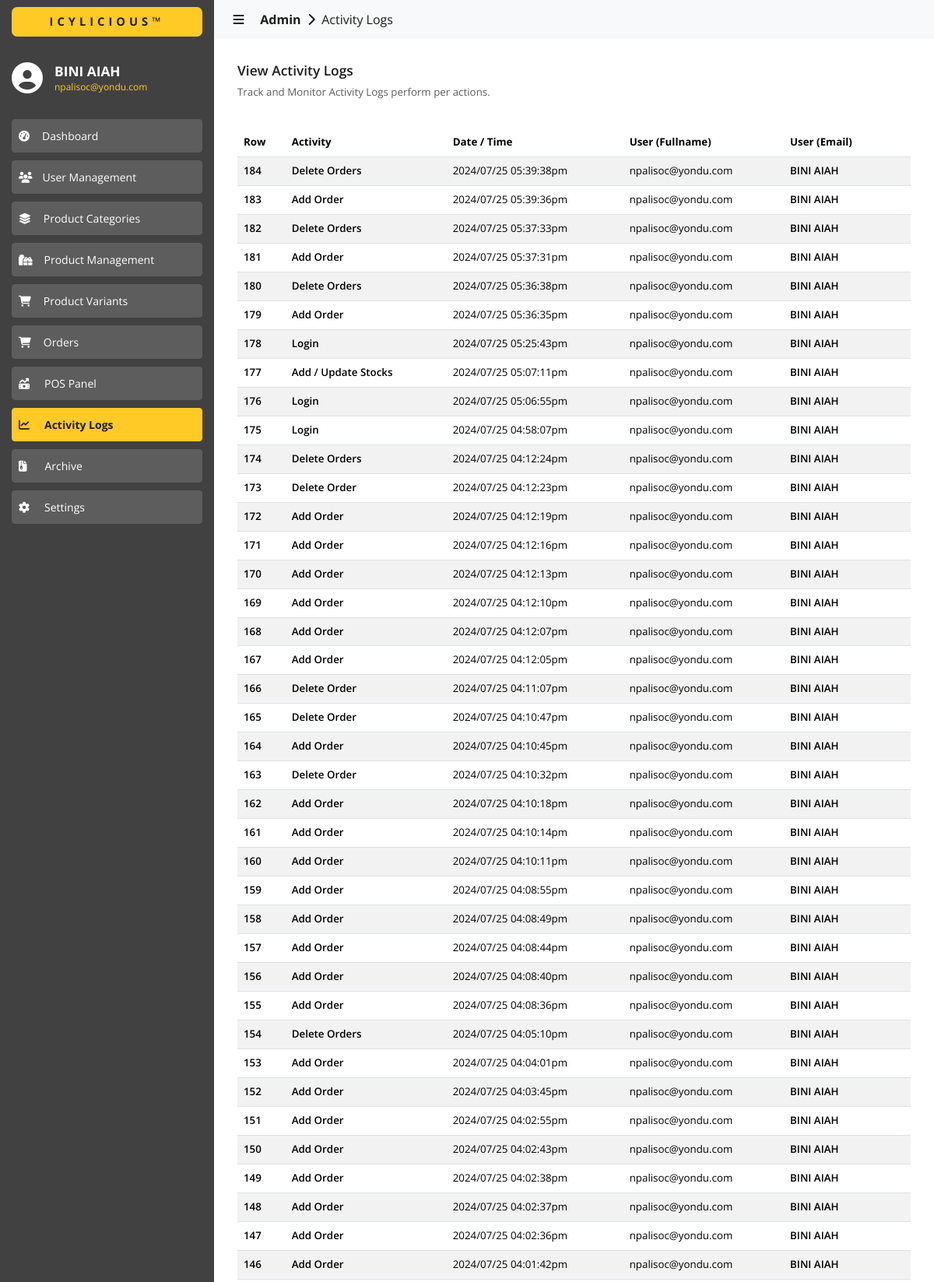
The app's page /admin/logs/index.php (signed in, upper part) with its own data.
### tables this page shows
CREATE TABLE `activity_log` (
  `id` int(11) NOT NULL,
  `activity` varchar(255) NOT NULL,
  `activity_date` varchar(255) NOT NULL,
  `activity_time` varchar(255) NOT NULL,
  `user_email` varchar(255) NOT NULL,
  `user_fullname` varchar(255) NOT NULL
);

### admin/logs/index.php (the view, shortened to what this page needs)
<?php
  include('../../utils/connections.php');
?>
<!DOCTYPE html>
<html lang="en">
  <head>
    <link
      href="https://cdn.jsdelivr.net/npm/bootstrap@5.3.3/dist/css/bootstrap.min.css"
      rel="stylesheet"
    >
    <link href="https://cdn.datatables.net/2.0.5/css/dataTables.bootstrap5.css" rel="stylesheet">
    <link rel="stylesheet" href="../../assets/css/global.css" />
    <link rel="stylesheet" href="./css/logs.css" />
  </head>
  <body>
    <div id="nav-sidebar" class="sidebar-container slide-expanded">
      <div class="div-tm-title background-color-light-grey">
        <h4 class="h4-tm-title sans-700 color-dark-grey background-color-yellow">ICYLICIOUS&trade;</h4>
      </div>
      <div class="div-sidebar-logo">
        <i class="fa-solid fa-circle-user color-white" style="font-size: 30pt; margin-top: -8px"></i>
        <div>
          <h4 class="color-white sans-700 h6-title-name">
            <?php
              echo $_SESSION['user_info.first_name']." ".$_SESSION['user_info.last_name'];
            ?>
          </h4>
          <p class="color-yellow sans-regular p-title-email">
            <?php
              echo $_SESSION['user_info.email'];
            ?>
          </p>
        </div>
      </div>
      <div class="div-siderbar-menu-links">
        <button
          id="btn-dashboard"
          class="btn btn-outline-success btn-sm
            sans-regular
            background-color-super-light-grey
            border-color-super-light-grey
            color-white
            btn-menu
            btn-menu-unselected"
          type="button">
          <i class="fa-solid fa-gauge-high"></i><span style="padding-left: 16px">Dashboard</span>
        </button>
        <button
          id="btn-user-management"
          class="btn btn-outline-success btn-sm
            sans-regular
            background-color-super-light-grey
            border-color-super-light-grey
            color-white
            btn-menu
            btn-menu-unselected"
          type="button">
          <i class="fa-solid fa-users"></i><span style="padding-left: 13px">User Management</span>
        </button>
        <button
          id="btn-categories"
          class="btn btn-outline-success btn-sm
            sans-regular
            background-color-super-light-grey
            border-color-super-light-grey
            color-white
            btn-menu
            btn-menu-unselected"
          type="button">
          <i class="fa-solid fa-layer-group"></i><span style="padding-left: 16px">Product Categories</span>
        </button>
        <button
          id="btn-products"
          class="btn btn-outline-success btn-sm
            sans-regular
            background-color-super-light-grey
            border-color-super-light-grey
            color-white
            btn-menu
            btn-menu-unselected"
          type="button">
          <i class="fa-solid fa-gifts"></i><span style="padding-left: 15px">Product Management</span>
        </button>
        <button
          id="btn-variants"
          class="btn btn-outline-success btn-sm
            sans-regular
            background-color-super-light-grey
            border-color-super-light-grey
            color-white
            btn-menu
            btn-menu-unselected"
          type="button">
          <i class="fa-solid fa-cart-shopping"></i><span style="padding-left: 16px">Product Variants</span>
        </button>
        <button
          id="btn-orders"
          class="btn btn-outline-success btn-sm
            sans-regular
            background-color-super-light-grey
            border-color-super-light-grey
            color-white
            btn-menu
            btn-menu-unselected"
          type="button">
          <i class="fa-solid fa-cart-shopping"></i><span style="padding-left: 16px">Orders</span>
        </button>
        <button
          id="btn-pos"
          class="btn btn-outline-success btn-sm
            sans-regular
            background-color-super-light-grey
            border-color-super-light-grey
            color-white
            btn-menu
            btn-menu-unselected"
          type="button">
          <i class="fa-solid fa-money-bill-trend-up"></i><span style="padding-left: 19px">POS Panel</span>
        </button>
        <button
          id="btn-logs"
          class="btn btn-outline-success btn-sm
            sans-700
            background-color-yellow
            border-color-yellow
            color-dark-grey
            btn-menu
            btn-menu-selected"
          type="button">
          <i class="fa-solid fa-chart-line"></i><span style="padding-left: 19px">Activity Logs</span>
        </button>
        <button
          id="btn-archives"
          class="btn btn-outline-success btn-sm
            sans-regular
            background-color-super-light-grey
            border-color-super-light-grey
            color-white
            btn-menu
            btn-menu-unselected"
          type="button">
          <i class="fa-solid fa-file-zipper"></i><span style="padding-left: 23px">Archive</span>
        </button>
        <button
          id="btn-settings"
          class="btn btn-outline-success btn-sm
            sans-regular
            background-color-super-light-grey
            border-color-super-light-grey
            color-white
            btn-menu
            btn-menu-unselected"
          type="button">
          <i class="fa-solid fa-gear"></i><span style="padding-left: 19px">Settings</span>
        </button>
      </div>
    </div>
    <div id="content-body" class="content content-slide-expanded">
      <nav class="navbar navbar-expand-lg navbar-light bg-body-tertiary">
        <div class="container-fluid">
          <a class="navbar-brand sans-regular color-dark-grey a-navbar-path" href="#" style="cursor: default;">
            &nbsp;&nbsp;&nbsp;<i id="navbar-control" class="fa-solid fa-bars" style="cursor: pointer"></i>
            &nbsp;&nbsp;&nbsp;&nbsp;<b>Admin</b>&nbsp;
            <i class="fa-solid fa-chevron-right"></i>
            &nbsp;Activity Logs
          </a>
        </div>
      </nav>
      <div>
        <div class="content-wrapper">
          <div class="div-content-title">
            <div class="div-content-title-labels">
              <h4 class="color-dark-grey sans-600" style="font-size: 13pt;">
                View Activity Logs
              </h4>
              <p class="color-super-light-grey sans-regular" style="font-size: 10pt;">
                Track and Monitor Activity Logs perform per actions.
              </p>
            </div>
          </div>
          <div style="margin-top: 20px;">
            <table id="data" class="table table-striped" style="width:100%">
              <thead>
                <tr>
                  <th class="sans-bold">Row</th>
                  <th class="sans-bold">Activity</th>
                  <th class="sans-bold">Date / Time</th>
                  <th class="sans-bold">User (Fullname)</th>
                  <th class="sans-bold">User (Email)</th>
                </tr>
              </thead>
              <tbody>
                <?php
                  $fetch_query = "SELECT * FROM activity_log ORDER BY id DESC";
                  $result = $conn->query($fetch_query);
                  if ($result->num_rows > 0) {
                    while ($row = $result->fetch_assoc()) {
                      $row_id = $row['id'];
                      $activity = $row['activity'];
                      $activity_date = $row['activity_date'];
                      $activity_time = $row['activity_time'];
                      $user_email = $row['user_email'];
                      $user_fullname = $row['user_fullname'];
                      echo '
                        <tr>
                          <td class="sans-600">
                            '.$row_id.'
                          </td>
                          <td class="sans-600">
                            '.$activity.'
                          </td>
                          <td class="sans-regular">
                            '.$activity_date.' '.$activity_time.'
                          </td>
                          <td class="sans-regular">
                            '.$user_email.'
                          </td>
                          <td class="sans-600">
                            '.$user_fullname.'
                          </td>
                        </tr>
                      ';
                    }
                  }
                ?>
              </tbody>
            </table>
          </div>
        </div>
      </div>
    </div>
  </body>
</html>

### assets/css/global.css (style rules this page uses)
* { margin: 0; }
:root { --black: #080808; --dark-grey: #1c1c1c; --light-grey: #414141; --super-light-grey: #5d5d5d; --yellow: #ffca26; --white: #ffffff; --light-white: #ececec; --disabled-color: #848383; --light-blue: #2392f4; }
.sans-regular { font-family: "Open Sans", sans-serif; font-optical-sizing: auto; font-weight: 400; font-style: normal; }
.sans-600 { font-family: "Open Sans", sans-serif; font-optical-sizing: auto; font-weight: 600; font-style: normal; }
.sans-700 { font-family: "Open Sans", sans-serif; font-optical-sizing: auto; font-weight: 700; font-style: normal; }
.sans-bold { font-family: "Open Sans", sans-serif; font-optical-sizing: auto; font-weight: bold; font-style: normal; }
.color-white { color: var(--white); }
.color-yellow { color: var(--yellow); }
.color-super-light-grey { color: var(--super-light-grey); }
.color-dark-grey { color: var(--dark-grey); }
.background-color-yellow { background-color: var(--yellow); }
.background-color-super-light-grey { background-color: var(--super-light-grey); }
.background-color-light-grey { background-color: var(--light-grey); }
.border-color-yellow { border-color: var(--yellow); }
.border-color-super-light-grey { border-color: var(--super-light-grey); }

### admin/logs/css/logs.css (style rules this page uses)
* { box-sizing: border-box; margin: 0; }
:root { --black: #080808; --dark-grey: #1c1c1c; --light-grey: #414141; --super-light-grey: #5d5d5d; --yellow: #ffca26; --white: #ffffff; --light-white: #ececec; --disabled-color: #848383; --light-blue: #2392f4; }
body { background-color: var(--white); }
.sidebar-container { background-color: var(--light-grey); width: 275px; height: 100%; position: fixed; display: flex; flex-direction: column; left: 0px; z-index: 999; }
.div-tm-title { width: 100%; height: 56px; display: flex; flex-direction: column; justify-content: center; }
.h4-tm-title { text-align: center; font-size: 11pt; letter-spacing: 5px !important; margin-inline: 15px; padding-block: 10px; border-radius: 7px; margin-bottom: 0px !important; }
.div-sidebar-logo { display: flex; align-items: center; gap: 15px; padding-inline: 15px; margin-top: 25px; }
.h6-title-name { font-size: 13pt; margin-bottom: 0px !important; }
.p-title-email { font-size: 9pt; line-height: 0px; margin-top: 10px; }
.div-siderbar-menu-links { flex: 1; display: flex; flex-direction: column; padding-inline: 15px; padding-top: 25px; gap: 10px; }
.btn-menu { text-align: left; padding-top: 10px !important; padding-bottom: 10px !important; }
.content { padding-left: 275px; }
.a-navbar-path { font-size: 12pt; }
.content-wrapper { padding-inline: 30px; padding-block: 30px; }
.div-content-title { display: flex; }
.div-content-title-labels { flex: 1; }
td { font-size: 10pt; }
th { font-size: 10pt; }
.slide-expanded { left: 0px !important; transition: .4s; }
.content-slide-expanded { padding-left: 275px; transition: .4s; }

### records on screen
activity_log: id "184", activity "Delete Orders", activity_date "2024/07/25", activity_time "05:39:38pm", user_email "npalisoc@yondu.com", user_fullname "BINI AIAH"
activity_log: id "183", activity "Add Order", activity_date "2024/07/25", activity_time "05:39:36pm", user_email "npalisoc@yondu.com", user_fullname "BINI AIAH"
activity_log: id "182", activity "Delete Orders", activity_date "2024/07/25", activity_time "05:37:33pm", user_email "npalisoc@yondu.com", user_fullname "BINI AIAH"
activity_log: id "181", activity "Add Order", activity_date "2024/07/25", activity_time "05:37:31pm", user_email "npalisoc@yondu.com", user_fullname "BINI AIAH"
activity_log: id "180", activity "Delete Orders", activity_date "2024/07/25", activity_time "05:36:38pm", user_email "npalisoc@yondu.com", user_fullname "BINI AIAH"
activity_log: id "179", activity "Add Order", activity_date "2024/07/25", activity_time "05:36:35pm", user_email "npalisoc@yondu.com", user_fullname "BINI AIAH"
activity_log: id "178", activity "Login", activity_date "2024/07/25", activity_time "05:25:43pm", user_email "npalisoc@yondu.com", user_fullname "BINI AIAH"
activity_log: id "177", activity "Add / Update Stocks", activity_date "2024/07/25", activity_time "05:07:11pm", user_email "npalisoc@yondu.com", user_fullname "BINI AIAH"
activity_log: id "176", activity "Login", activity_date "2024/07/25", activity_time "05:06:55pm", user_email "npalisoc@yondu.com", user_fullname "BINI AIAH"
activity_log: id "175", activity "Login", activity_date "2024/07/25", activity_time "04:58:07pm", user_email "npalisoc@yondu.com", user_fullname "BINI AIAH"
activity_log: id "174", activity "Delete Orders", activity_date "2024/07/25", activity_time "04:12:24pm", user_email "npalisoc@yondu.com", user_fullname "BINI AIAH"
activity_log: id "173", activity "Delete Order", activity_date "2024/07/25", activity_time "04:12:23pm", user_email "npalisoc@yondu.com", user_fullname "BINI AIAH"
activity_log: id "172", activity "Add Order", activity_date "2024/07/25", activity_time "04:12:19pm", user_email "npalisoc@yondu.com", user_fullname "BINI AIAH"
activity_log: id "171", activity "Add Order", activity_date "2024/07/25", activity_time "04:12:16pm", user_email "npalisoc@yondu.com", user_fullname "BINI AIAH"
activity_log: id "170", activity "Add Order", activity_date "2024/07/25", activity_time "04:12:13pm", user_email "npalisoc@yondu.com", user_fullname "BINI AIAH"
activity_log: id "169", activity "Add Order", activity_date "2024/07/25", activity_time "04:12:10pm", user_email "npalisoc@yondu.com", user_fullname "BINI AIAH"
activity_log: id "168", activity "Add Order", activity_date "2024/07/25", activity_time "04:12:07pm", user_email "npalisoc@yondu.com", user_fullname "BINI AIAH"
activity_log: id "167", activity "Add Order", activity_date "2024/07/25", activity_time "04:12:05pm", user_email "npalisoc@yondu.com", user_fullname "BINI AIAH"
activity_log: id "166", activity "Delete Order", activity_date "2024/07/25", activity_time "04:11:07pm", user_email "npalisoc@yondu.com", user_fullname "BINI AIAH"
activity_log: id "165", activity "Delete Order", activity_date "2024/07/25", activity_time "04:10:47pm", user_email "npalisoc@yondu.com", user_fullname "BINI AIAH"
activity_log: id "164", activity "Add Order", activity_date "2024/07/25", activity_time "04:10:45pm", user_email "npalisoc@yondu.com", user_fullname "BINI AIAH"
activity_log: id "163", activity "Delete Order", activity_date "2024/07/25", activity_time "04:10:32pm", user_email "npalisoc@yondu.com", user_fullname "BINI AIAH"
activity_log: id "162", activity "Add Order", activity_date "2024/07/25", activity_time "04:10:18pm", user_email "npalisoc@yondu.com", user_fullname "BINI AIAH"
activity_log: id "161", activity "Add Order", activity_date "2024/07/25", activity_time "04:10:14pm", user_email "npalisoc@yondu.com", user_fullname "BINI AIAH"
activity_log: id "160", activity "Add Order", activity_date "2024/07/25", activity_time "04:10:11pm", user_email "npalisoc@yondu.com", user_fullname "BINI AIAH"
activity_log: id "159", activity "Add Order", activity_date "2024/07/25", activity_time "04:08:55pm", user_email "npalisoc@yondu.com", user_fullname "BINI AIAH"
activity_log: id "158", activity "Add Order", activity_date "2024/07/25", activity_time "04:08:49pm", user_email "npalisoc@yondu.com", user_fullname "BINI AIAH"
activity_log: id "157", activity "Add Order", activity_date "2024/07/25", activity_time "04:08:44pm", user_email "npalisoc@yondu.com", user_fullname "BINI AIAH"
activity_log: id "156", activity "Add Order", activity_date "2024/07/25", activity_time "04:08:40pm", user_email "npalisoc@yondu.com", user_fullname "BINI AIAH"
activity_log: id "155", activity "Add Order", activity_date "2024/07/25", activity_time "04:08:36pm", user_email "npalisoc@yondu.com", user_fullname "BINI AIAH"
activity_log: id "154", activity "Delete Orders", activity_date "2024/07/25", activity_time "04:05:10pm", user_email "npalisoc@yondu.com", user_fullname "BINI AIAH"
activity_log: id "153", activity "Add Order", activity_date "2024/07/25", activity_time "04:04:01pm", user_email "npalisoc@yondu.com", user_fullname "BINI AIAH"
activity_log: id "152", activity "Add Order", activity_date "2024/07/25", activity_time "04:03:45pm", user_email "npalisoc@yondu.com", user_fullname "BINI AIAH"
activity_log: id "151", activity "Add Order", activity_date "2024/07/25", activity_time "04:02:55pm", user_email "npalisoc@yondu.com", user_fullname "BINI AIAH"
activity_log: id "150", activity "Add Order", activity_date "2024/07/25", activity_time "04:02:43pm", user_email "npalisoc@yondu.com", user_fullname "BINI AIAH"
activity_log: id "149", activity "Add Order", activity_date "2024/07/25", activity_time "04:02:38pm", user_email "npalisoc@yondu.com", user_fullname "BINI AIAH"
activity_log: id "148", activity "Add Order", activity_date "2024/07/25", activity_time "04:02:37pm", user_email "npalisoc@yondu.com", user_fullname "BINI AIAH"
activity_log: id "147", activity "Add Order", activity_date "2024/07/25", activity_time "04:02:36pm", user_email "npalisoc@yondu.com", user_fullname "BINI AIAH"
activity_log: id "146", activity "Add Order", activity_date "2024/07/25", activity_time "04:01:42pm", user_email "npalisoc@yondu.com", user_fullname "BINI AIAH"

### other values on screen
$_SESSION['user_info.first_name'] "BINI"
$_SESSION['user_info.last_name'] "AIAH"
$_SESSION['user_info.email'] "npalisoc@yondu.com"
